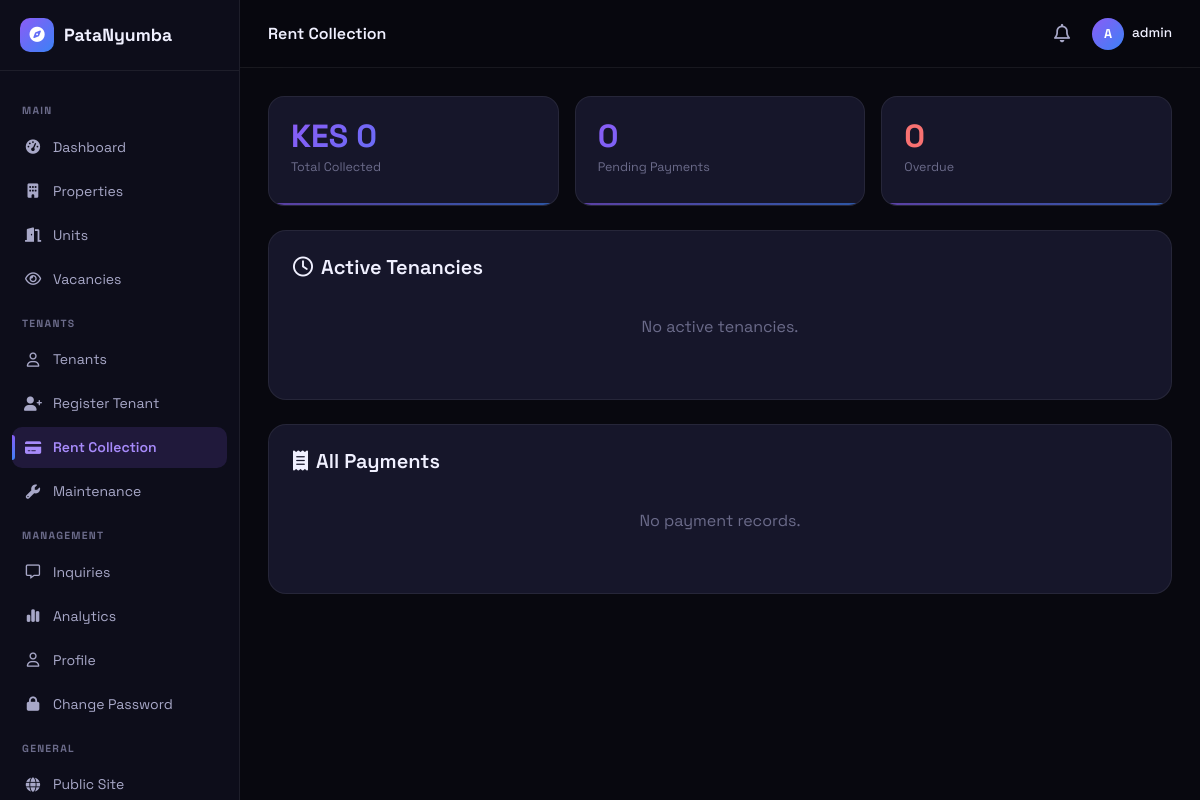
Before: /dashboard/tenants/rent-collection/ (signed in) with the older database file.
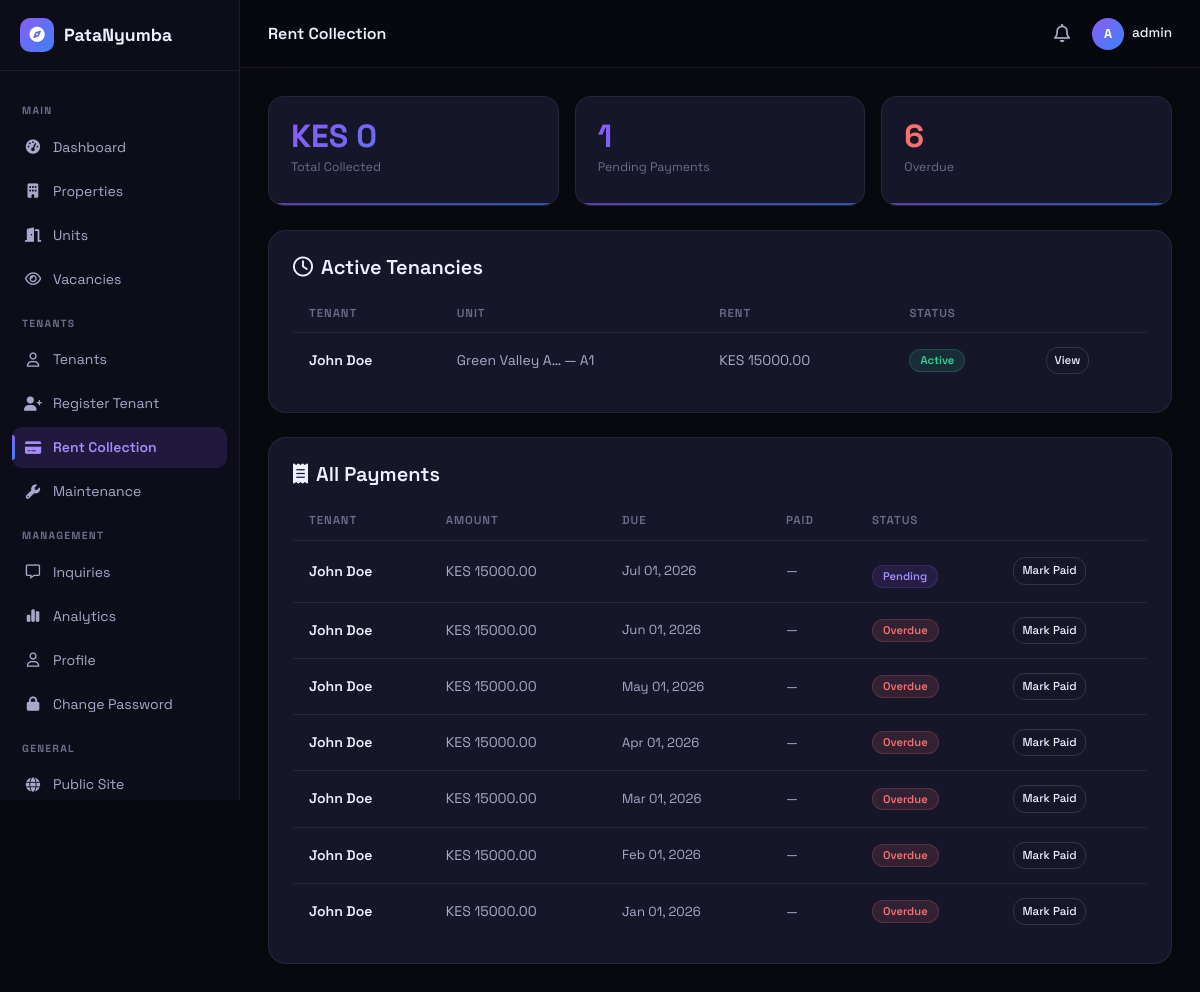
After: the same page with the newer database file.
### tenants/models.py (models this page shows, shortened)
class Tenancy(models.Model):
    STATUS_CHOICES = [
        ('active', 'Active'),
        ('ended', 'Ended'),
        ('terminated', 'Terminated'),
    ]
    tenant = models.ForeignKey(settings.AUTH_USER_MODEL, on_delete=models.CASCADE, related_name='tenancies')
    unit = models.ForeignKey(Unit, on_delete=models.CASCADE, related_name='tenancies')
    start_date = models.DateField()
    end_date = models.DateField(null=True, blank=True)
    deposit_paid = models.DecimalField(max_digits=10, decimal_places=2, default=0)
    monthly_rent = models.DecimalField(max_digits=10, decimal_places=2)
    status = models.CharField(max_length=20, choices=STATUS_CHOICES, default='active')
    created_at = models.DateTimeField(auto_now_add=True)
    updated_at = models.DateTimeField(auto_now=True)
    class Meta:
        verbose_name_plural = 'tenancies'
        ordering = ['-created_at']

class RentPayment(models.Model):
    STATUS_CHOICES = [
        ('pending', 'Pending'),
        ('paid', 'Paid'),
        ('overdue', 'Overdue'),
        ('late', 'Late'),
    ]
    tenancy = models.ForeignKey(Tenancy, on_delete=models.CASCADE, related_name='payments')
    amount = models.DecimalField(max_digits=10, decimal_places=2)
    due_date = models.DateField()
    paid_date = models.DateField(null=True, blank=True)
    status = models.CharField(max_length=20, choices=STATUS_CHOICES, default='pending')
    reference = models.CharField(max_length=100, blank=True, help_text='M-Pesa transaction reference')
    notes = models.TextField(blank=True)
    created_at = models.DateTimeField(auto_now_add=True)
    class Meta:
        ordering = ['-due_date']

### units/models.py (models this page shows, shortened)
class Unit(models.Model):
    HOUSE_TYPES = (
        ('bedsitter', 'Bedsitter'),
        ('one_bedroom', 'One Bedroom'),
        ('two_bedroom', 'Two Bedroom'),
        ('three_bedroom', 'Three Bedroom'),
        ('four_bedroom', 'Four Bedroom'),
        ('studio', 'Studio'),
    )
    STATUS_CHOICES = (
        ('vacant', 'Vacant'),
        ('occupied', 'Occupied'),
    )
    property = models.ForeignKey('properties.Property', on_delete=models.CASCADE, related_name='units')
    unit_number = models.CharField(max_length=50)
    house_type = models.CharField(max_length=20, choices=HOUSE_TYPES)
    bedrooms = models.IntegerField(default=1)
    bathrooms = models.IntegerField(default=1)
    monthly_rent = models.DecimalField(max_digits=10, decimal_places=2)
    deposit = models.DecimalField(max_digits=10, decimal_places=2, null=True, blank=True)
    floor = models.IntegerField(default=1)
    description = models.TextField(blank=True)
    status = models.CharField(max_length=20, choices=STATUS_CHOICES, default='vacant')
    available_from = models.DateField(null=True, blank=True)
    image = models.ImageField(upload_to='unit_images/', blank=True)
    image_2 = models.ImageField(upload_to='unit_images/', blank=True)
    image_3 = models.ImageField(upload_to='unit_images/', blank=True)
    created_at = models.DateTimeField(auto_now_add=True)
    updated_at = models.DateTimeField(auto_now=True)
    class Meta:
        ordering = ['property', 'unit_number']

### properties/models.py (models this page shows, shortened)
class Property(models.Model):
    owner = models.ForeignKey(User, on_delete=models.CASCADE, related_name='properties')
    name = models.CharField(max_length=200)
    description = models.TextField()
    county = models.CharField(max_length=100)
    town = models.CharField(max_length=100)
    estate = models.CharField(max_length=200, blank=True)
    address = models.CharField(max_length=255, blank=True)
    latitude = models.DecimalField(max_digits=9, decimal_places=6, null=True, blank=True)
    longitude = models.DecimalField(max_digits=9, decimal_places=6, null=True, blank=True)
    image = models.ImageField(upload_to='properties/', blank=True, null=True)
    created_at = models.DateTimeField(auto_now_add=True)
    updated_at = models.DateTimeField(auto_now=True)
    class Meta:
        verbose_name_plural = 'properties'
        ordering = ['-created_at']

### tenants/views.py (the view)
# urls.py: path('rent-collection/', views.rent_collection, name='rent_collection'),
@login_required
def rent_collection(request):
    if request.user.profile.role != 'landlord':
        messages.error(request, 'Landlord access required.')
        return redirect('website:home')
    generate_rent_payments(landlord=request.user)
    mark_overdue_payments(landlord=request.user)
    tenancies = Tenancy.objects.filter(
        unit__property__owner=request.user, status='active'
    ).select_related('tenant', 'unit')
    payments = RentPayment.objects.filter(tenancy__unit__property__owner=request.user).select_related('tenancy__tenant', 'tenancy__unit')
    total_collected = payments.filter(status='paid').aggregate(Sum('amount'))['amount__sum'] or 0
    pending_count = payments.filter(status='pending').count()
    overdue_count = payments.filter(status='overdue').count()
    return render(request, 'tenants/rent_collection.html', {
        'tenancies': tenancies,
        'payments': payments,
        'total_collected': total_collected,
        'pending_count': pending_count,
        'overdue_count': overdue_count,
        'active_tab': 'rent',
    })

### dashboard/context_processors.py (called while the page is built)
def unread_inquiries(request):
    if request.user.is_authenticated and request.user.profile.role == 'landlord':
        count = Inquiry.objects.filter(unit__property__owner=request.user, is_read=False).count()
        recent = Inquiry.objects.filter(unit__property__owner=request.user, is_read=False).select_related('unit', 'unit__property').order_by('-created_at')[:5]
        return {'unread_count': count, 'recent_inquiries': recent}
    return {'unread_count': 0, 'recent_inquiries': []}

### tenants/rent_utils.py (called while the page is built)
def _next_month(y, m):
    if m == 12:
        return y + 1, 1
    return y, m + 1

def _iter_months(start, end):
    y, m = start.year, start.month
    ey, em = end.year, end.month
    while (y < ey) or (y == ey and m <= em):
        yield y, m
        y, m = _next_month(y, m)

def mark_overdue_payments(landlord=None):
    qs = RentPayment.objects.filter(status='pending', due_date__lt=date.today())
    if landlord:
        qs = qs.filter(tenancy__unit__property__owner=landlord)
    return qs.update(status='overdue')

### templates/tenants/rent_collection.html (shortened to what this page needs)
{% extends 'dashboard/base_dashboard.html' %}
{% block db_title %}Rent Collection{% endblock %}
{% block dashboard_content %}
<div class="row g-3 mb-4">
    <div class="col-sm-4">
        <div class="db-stat-card">
            <div class="db-stat-val gt">KES {{ total_collected|floatformat:0 }}</div>
            <div class="db-stat-lbl">Total Collected</div>
        </div>
    </div>
    <div class="col-sm-4">
        <div class="db-stat-card">
            <div class="db-stat-val gt">{{ pending_count }}</div>
            <div class="db-stat-lbl">Pending Payments</div>
        </div>
    </div>
    <div class="col-sm-4">
        <div class="db-stat-card">
            <div class="db-stat-val" style="color:#f87171">{{ overdue_count }}</div>
            <div class="db-stat-lbl">Overdue</div>
        </div>
    </div>
</div>
<div class="gc p-4">
    <h5 class="fw-semibold mb-3"><i class="fa-regular fa-clock me-2"></i>Active Tenancies</h5>
    {% if tenancies %}
    <div class="table-responsive">
        <table class="db-table">
            <thead><tr><th>Tenant</th><th>Unit</th><th>Rent</th><th>Status</th><th></th></tr></thead>
            <tbody>
                {% for t in tenancies %}
                <tr>
                    <td style="font-weight:600;color:var(--tx)">{{ t.tenant.get_full_name|default:t.tenant.username }}</td>
                    <td>{{ t.unit.property.name|truncatechars:15 }} — {{ t.unit.unit_number }}</td>
                    <td>KES {{ t.monthly_rent }}</td>
                    <td><span class="badge-vacant">Active</span></td>
                    <td><a href="{% url 'tenants:detail' t.pk %}" class="boc btn py-1 px-2" style="font-size:.72rem">View</a></td>
                </tr>
                {% endfor %}
            </tbody>
        </table>
    </div>
    {% else %}
    <p style="color:var(--tx3);text-align:center;padding:20px 0">No active tenancies.</p>
    {% endif %}
</div>
<div class="gc p-4 mt-4">
    <h5 class="fw-semibold mb-3"><i class="fa-solid fa-receipt me-2"></i>All Payments</h5>
    {% if payments %}
    <div class="table-responsive">
        <table class="db-table">
            <thead><tr><th>Tenant</th><th>Amount</th><th>Due</th><th>Paid</th><th>Status</th><th></th></tr></thead>
            <tbody>
                {% for p in payments %}
                <tr>
                    <td style="font-weight:600;color:var(--tx)">{{ p.tenancy.tenant.get_full_name|default:p.tenancy.tenant.username }}</td>
                    <td>KES {{ p.amount }}</td>
                    <td style="font-size:.82rem">{{ p.due_date|date:'M d, Y' }}</td>
                    <td style="font-size:.82rem">{% if p.paid_date %}{{ p.paid_date|date:'M d, Y' }}{% else %}—{% endif %}</td>
                    <td>
                        {% if p.status == 'paid' %}<span class="badge-vacant">Paid</span>
                        {% elif p.status == 'overdue' %}<span class="badge-occupied">Overdue</span>
                        {% elif p.status == 'late' %}<span class="ftag-warning">Late</span>
                        {% else %}<span class="ftag">Pending</span>{% endif %}
                    </td>
                    <td>
                        {% if p.status != 'paid' %}
                        <a href="{% url 'tenants:mark_paid' p.pk %}" class="boc btn py-1 px-2" style="font-size:.72rem">Mark Paid</a>
                        {% endif %}
                    </td>
                </tr>
                {% endfor %}
            </tbody>
        </table>
    </div>
    {% else %}
    <p style="color:var(--tx3);text-align:center;padding:20px 0">No payment records.</p>
    {% endif %}
</div>
{% endblock %}

Changed rows visible on the page:
added Tenancy: tenant.get_full_name "John Doe", unit.property.name "Green Valley A…", unit.unit_number "A1", monthly_rent "15000.00"
added RentPayment: tenancy.tenant.get_full_name "John Doe", amount "15000.00", due_date "Jul 01, 2026", status "Pending"
added RentPayment: tenancy.tenant.get_full_name "John Doe", amount "15000.00", due_date "Jun 01, 2026", status "Overdue"
added RentPayment: tenancy.tenant.get_full_name "John Doe", amount "15000.00", due_date "May 01, 2026", status "Overdue"
added RentPayment: tenancy.tenant.get_full_name "John Doe", amount "15000.00", due_date "Apr 01, 2026", status "Overdue"
added RentPayment: tenancy.tenant.get_full_name "John Doe", amount "15000.00", due_date "Mar 01, 2026", status "Overdue"
added RentPayment: tenancy.tenant.get_full_name "John Doe", amount "15000.00", due_date "Feb 01, 2026", status "Overdue"
added RentPayment: tenancy.tenant.get_full_name "John Doe", amount "15000.00", due_date "Jan 01, 2026", status "Overdue"
Other visible differences:
{{ pending_count }}: "0" → "1"
{{ overdue_count }}: "0" → "6"
text no longer shown: "No active tenancies. No payment records."
text now shown: "TENANT UNIT RENT STATUS TENANT AMOUNT DUE PAID STATUS"
